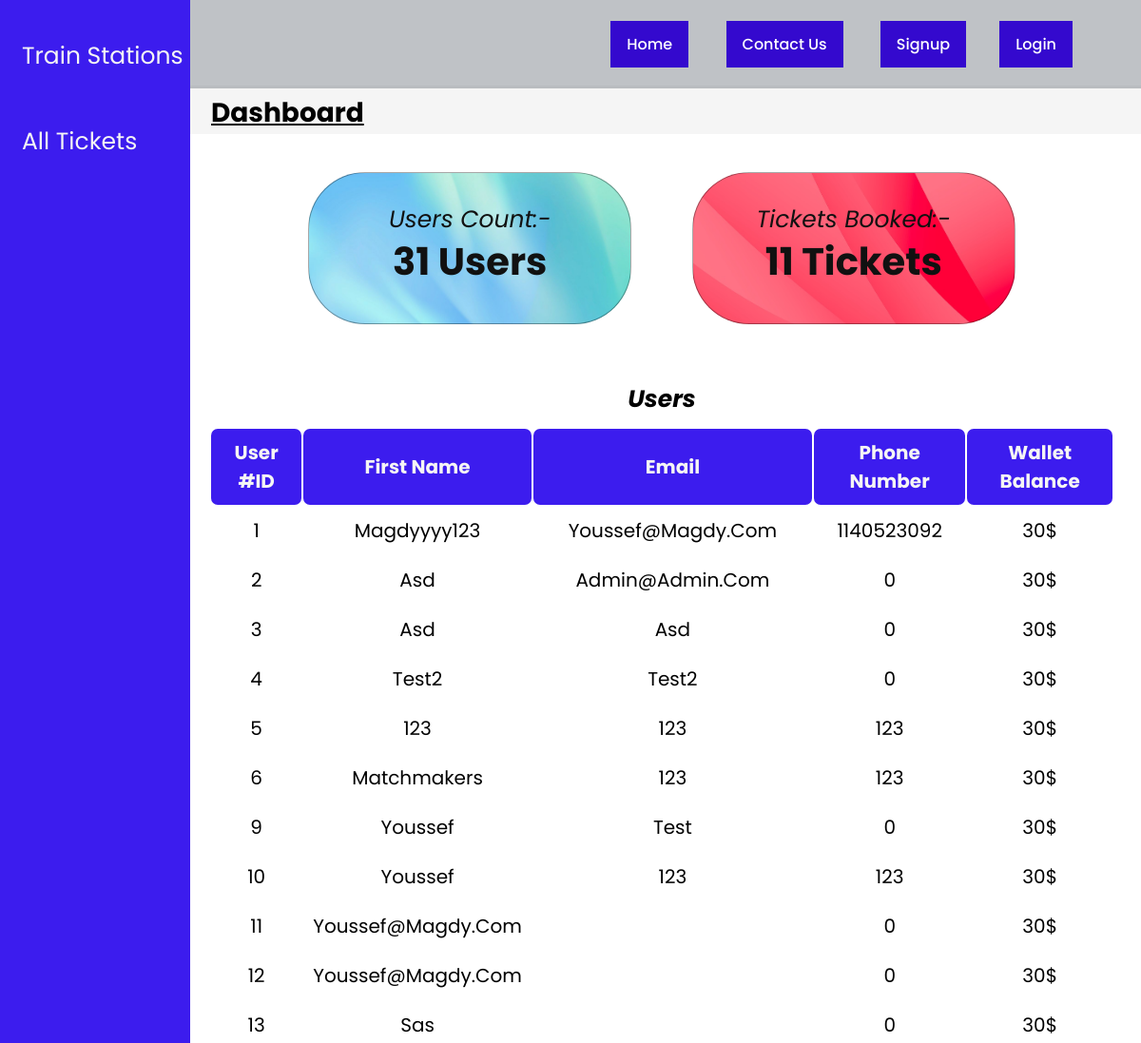
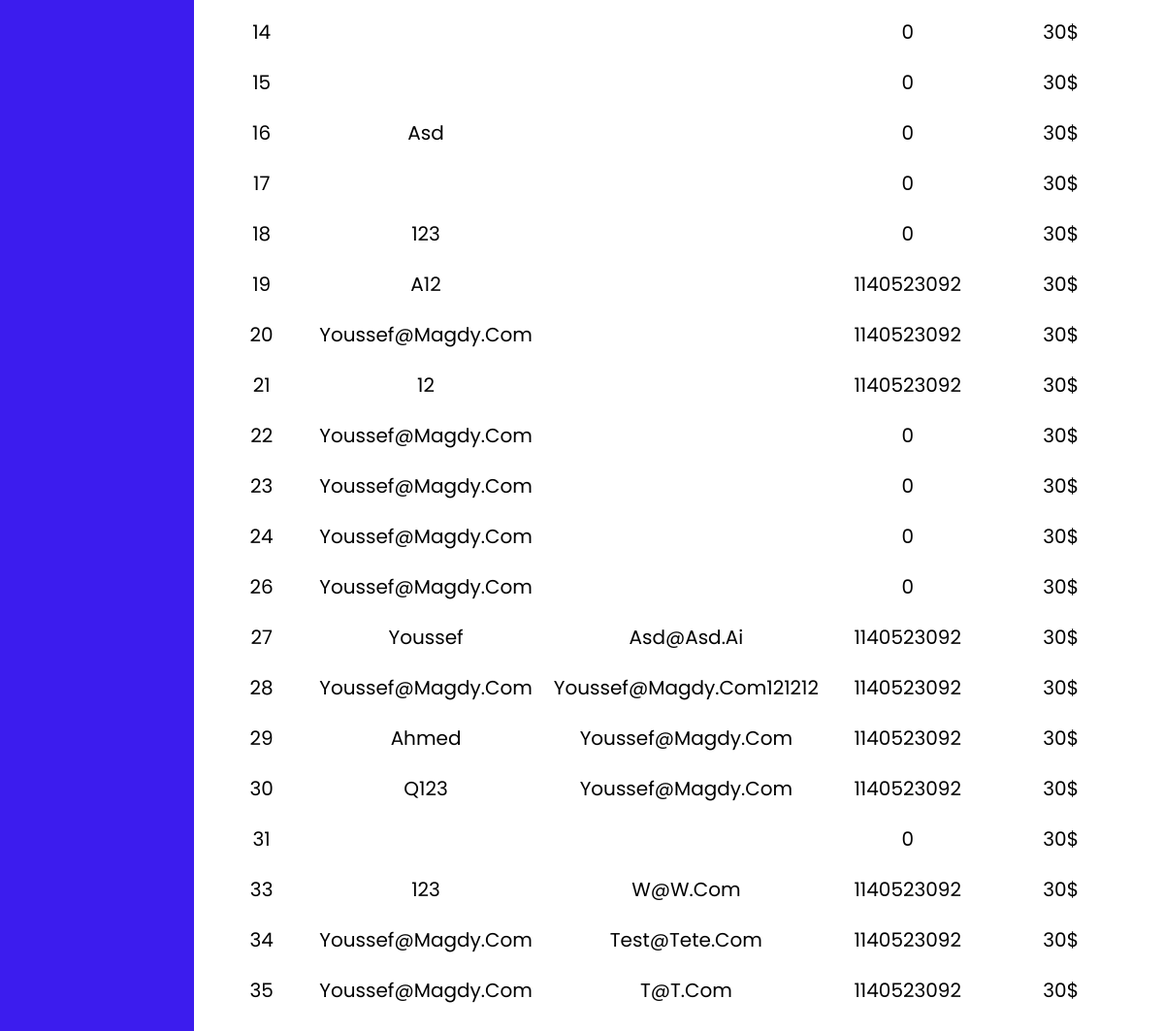
The app's page /admin-panel.php, older data (2 pictures, top to bottom).
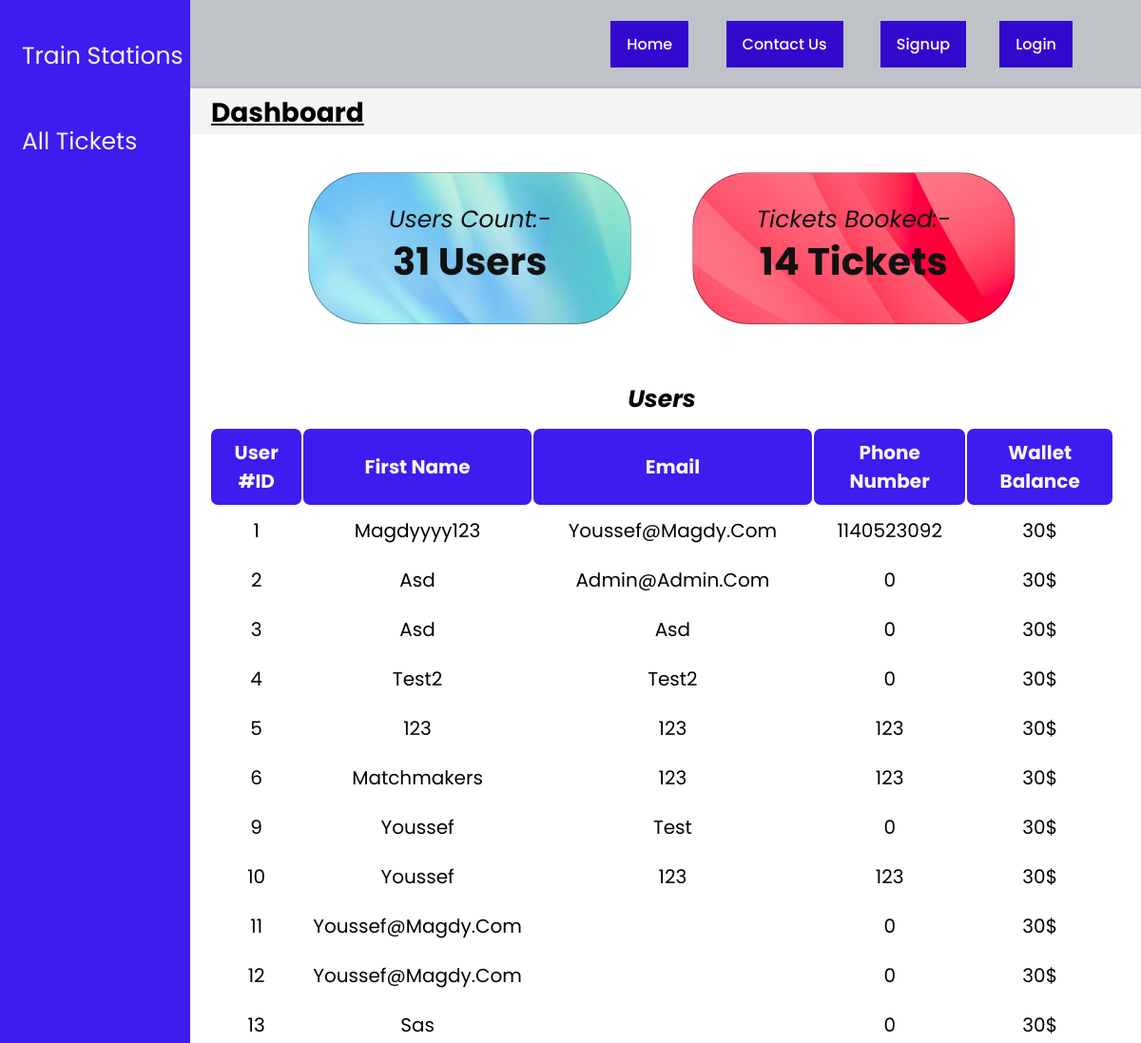
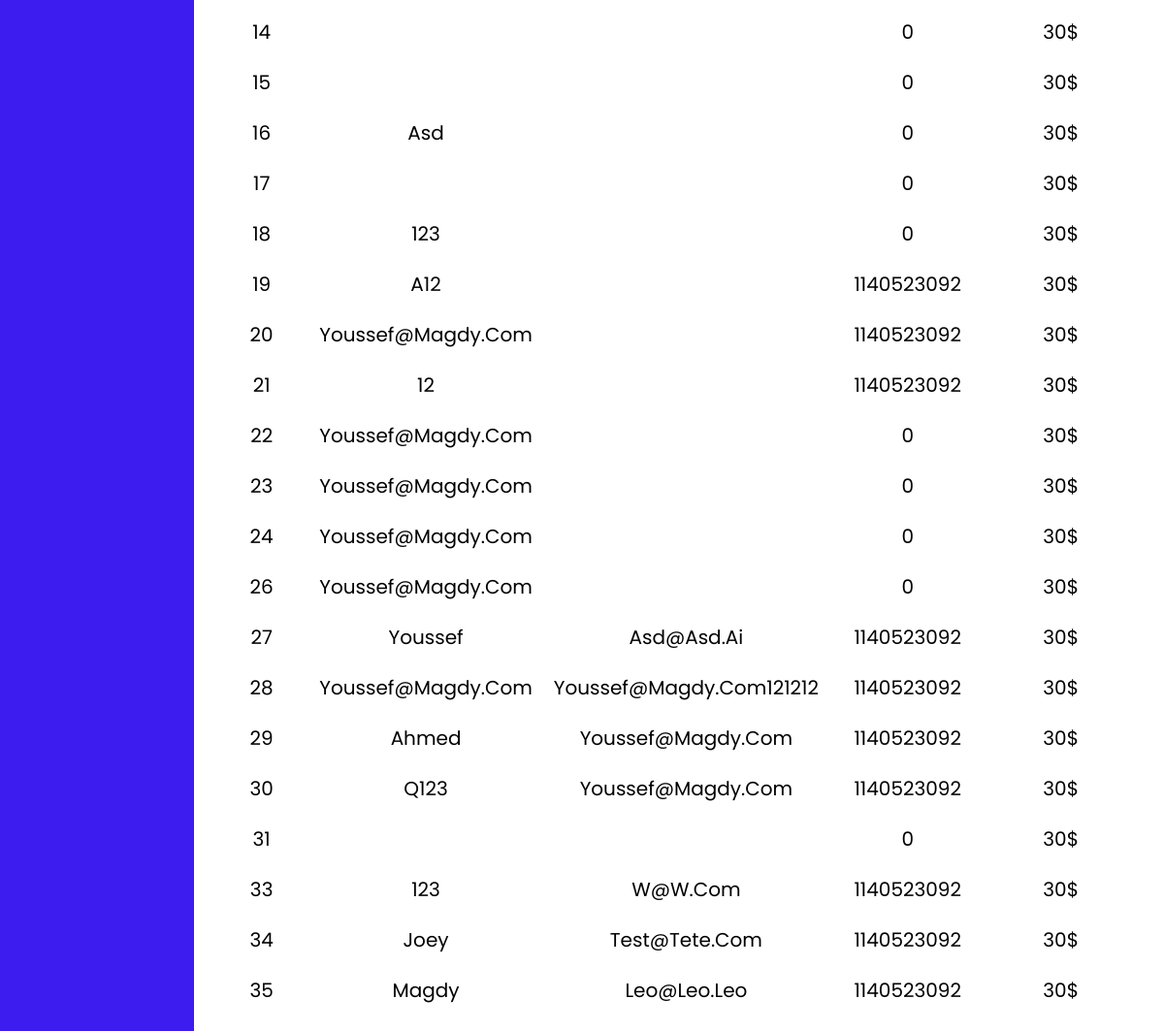
The same page, newer data (2 pictures, top to bottom).
### tables this page shows
CREATE TABLE `users` (
  `id` int(10) NOT NULL,
  `user_name` varchar(200) NOT NULL,
  `user_email` varchar(200) NOT NULL,
  `user_password` varchar(200) NOT NULL,
  `user_phone` int(12) NOT NULL,
  `user_type` varchar(10) NOT NULL,
  `profile_picture` varchar(255) NOT NULL DEFAULT 'default-pp.jpg',
  `hasTicket` int(1) NOT NULL,
  `user_balance` int(255) NOT NULL
);

### admin-panel.php (the view, shortened to what this page needs)
<!DOCTYPE html>
<html lang="en">
<?php
 require_once './database/dbConnection.php';
?>
<head>
  <link rel="stylesheet" href="CSS/admin-panel.css">
</head>
<?php session_start();
    include 'navbar.php';?>
<body>
  <div class="sidenav">
    <a href="train-stations.php">Train Stations</a>
    <a href="all-tickets.php">All Tickets</a>
  </div>
  <div class="body2">
    <div class="title">
      <p> <b>Dashboard</b></p>
    </div>
    <div class="three-squares">
      <div class="square1">
        <div class="text1">
          <p>Users Count:-</p>
          <h4 name="numberOfUsers" class="heading4"><span><?php $sql = "SELECT COUNT(*) AS total from users";
$result = $conn->query($sql);
$data =  $result->fetch_assoc();
echo $data['total'];?></span> Users</h4>
        </div>
      </div>
      <div class="square3">
        <div class="text3">
          <p>Tickets Booked:-</p>
          <h4 name="totalNumberOfTicketBooked" class="heading4"><span><?php $sql = "SELECT COUNT(*) AS total from tickets";
$result = $conn->query($sql);
$data =  $result->fetch_assoc();
echo $data['total'];?></span> Tickets</h4>
        </div>
      </div>
    </div>
    <div class="users-table">
      <table>
        <caption><b>Users</b></caption>
        <thead>
          <tr>
            <th>User #ID</th>
            <th>First Name</th>
            <th>Email</th>
            <th>Phone Number</th>
            <th>Wallet balance</th>
          </tr>
        </thead>
        <?php
$sql='SELECT * FROM users';
$result=mysqli_query($conn,$sql);
while($row=mysqli_fetch_assoc($result))
{
?>
  <tbody>
  <tr>
    <td><span name="ID"><?php echo $row['id'] ?></span></td>
    <td><?php echo $row['user_name'] ?></td>
    <td><?php echo $row['user_email'] ?></td>
    <td><?php echo $row['user_phone'] ?></td>
    <td><span name="User-balance">30</span>&dollar;</td>
  </tr>
</tbody>
<?php
}
?>
      </table>
    </div>
  </div>
</body>
</html>

Row changes from the older to the newer data that the page shows:
changed users "Test@tete.com": user_name "Youssef@magdy.com" → "Joey"
changed users id 35: user_name "Youssef@magdy.com" → "Magdy"; user_email "T@t.com" → "Leo@leo.leo"
Text that changed along with them:
$data['total']: "11" → "14"
